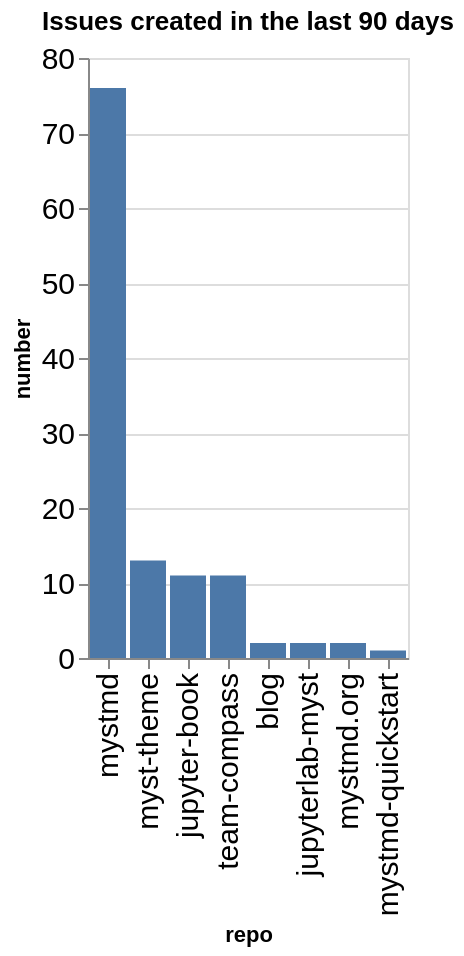

Write notebook code for a chart like this one.
### Code cell
created_counts = created.groupby(['org', 'repo']).count()['number'].reset_index()
created_counts['org/repo'] = created_counts.apply(lambda a: a['org'] + '/' + a['repo'], axis=1)
sorted_vals = created_counts.sort_values(['org', 'number'], ascending=False)['repo'].values
alt.Chart(data=created_counts, title=f"Issues created in the last {n_days} days").mark_bar().encode(
    x=alt.X('repo', sort=alt.Sort(sorted_vals.tolist())),
    y='number',
)

### Figure 1 — Vega-Lite specification as saved in the notebook (floating-point values rounded to 4 significant figures)
{"config": {"axisLeft": {"labelFontSize": 15}, "axisBottom": {"labelFontSize": 15}}, "data": {"name": "data-2e4042967a0a17b2fdf0551ad732a994"}, "mark": {"type": "bar"}, "encoding": {"x": {"field": "repo", "sort": ["mystmd", "myst-theme", "jupyter-book", "team-compass", "blog", "jupyterlab-myst", "mystmd.org", "mystmd-quickstart"], "type": "nominal"}, "y": {"field": "number", "type": "quantitative"}}, "title": "Issues created in the last 90 days", "$schema": "https://vega.github.io/schema/vega-lite/v5.20.1.json", "datasets": {"data-2e4042967a0a17b2fdf0551ad732a994": [{"org": "jupyter-book", "repo": "blog", "number": 2, "org/repo": "jupyter-book/blog"}, {"org": "jupyter-book", "repo": "jupyter-book", "number": 11, "org/repo": "jupyter-book/jupyter-book"}, {"org": "jupyter-book", "repo": "jupyterlab-myst", "number": 2, "org/repo": "jupyter-book/jupyterlab-myst"}, {"org": "jupyter-book", "repo": "myst-theme", "number": 13, "org/repo": "jupyter-book/myst-theme"}, {"org": "jupyter-book", "repo": "mystmd", "number": 76, "org/repo": "jupyter-book/mystmd"}, {"org": "jupyter-book", "repo": "mystmd-quickstart", "number": 1, "org/repo": "jupyter-book/mystmd-quickstart"}, {"org": "jupyter-book", "repo": "mystmd.org", "number": 2, "org/repo": "jupyter-book/mystmd.org"}, {"org": "jupyter-book", "repo": "team-compass", "number": 11, "org/repo": "jupyter-book/team-compass"}]}}
